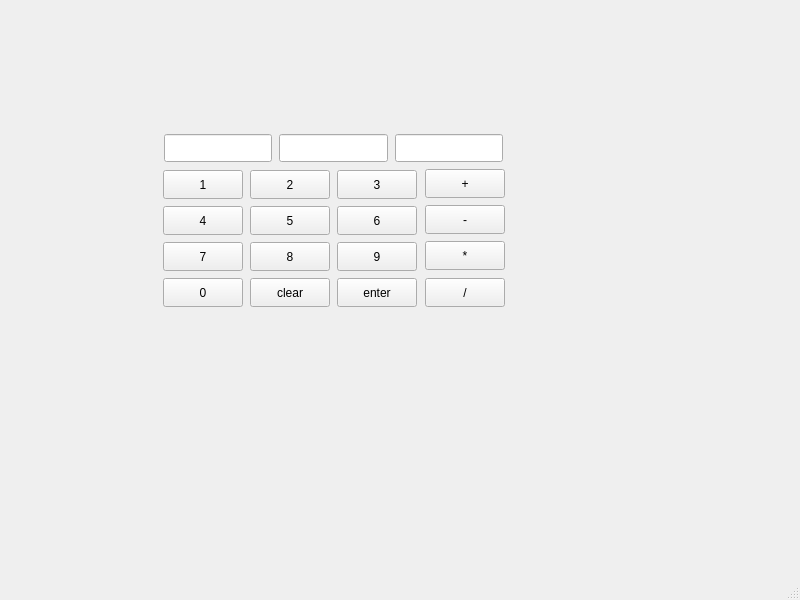
<?xml version="1.0" encoding="UTF-8"?>
<ui version="4.0">
 <class>MainWindow</class>
 <widget class="QMainWindow" name="MainWindow">
  <property name="geometry">
   <rect>
    <x>0</x>
    <y>0</y>
    <width>800</width>
    <height>600</height>
   </rect>
  </property>
  <property name="windowTitle">
   <string>MainWindow</string>
  </property>
  <widget class="QWidget" name="centralwidget">
   <widget class="QLineEdit" name="Number1">
    <property name="geometry">
     <rect>
      <x>164</x>
      <y>134</y>
      <width>108</width>
      <height>28</height>
     </rect>
    </property>
   </widget>
   <widget class="QLineEdit" name="Number2">
    <property name="geometry">
     <rect>
      <x>279</x>
      <y>134</y>
      <width>109</width>
      <height>28</height>
     </rect>
    </property>
   </widget>
   <widget class="QLineEdit" name="Result">
    <property name="geometry">
     <rect>
      <x>395</x>
      <y>134</y>
      <width>108</width>
      <height>28</height>
     </rect>
    </property>
   </widget>
   <widget class="QPushButton" name="N1">
    <property name="geometry">
     <rect>
      <x>163</x>
      <y>170</y>
      <width>80</width>
      <height>29</height>
     </rect>
    </property>
    <property name="text">
     <string>1</string>
    </property>
   </widget>
   <widget class="QPushButton" name="N2">
    <property name="geometry">
     <rect>
      <x>250</x>
      <y>170</y>
      <width>80</width>
      <height>29</height>
     </rect>
    </property>
    <property name="text">
     <string>2</string>
    </property>
   </widget>
   <widget class="QPushButton" name="N3">
    <property name="geometry">
     <rect>
      <x>337</x>
      <y>170</y>
      <width>80</width>
      <height>29</height>
     </rect>
    </property>
    <property name="text">
     <string>3</string>
    </property>
   </widget>
   <widget class="QPushButton" name="N4">
    <property name="geometry">
     <rect>
      <x>163</x>
      <y>206</y>
      <width>80</width>
      <height>29</height>
     </rect>
    </property>
    <property name="text">
     <string>4</string>
    </property>
   </widget>
   <widget class="QPushButton" name="N5">
    <property name="geometry">
     <rect>
      <x>250</x>
      <y>206</y>
      <width>80</width>
      <height>29</height>
     </rect>
    </property>
    <property name="text">
     <string>5</string>
    </property>
   </widget>
   <widget class="QPushButton" name="N7">
    <property name="geometry">
     <rect>
      <x>163</x>
      <y>242</y>
      <width>80</width>
      <height>29</height>
     </rect>
    </property>
    <property name="text">
     <string>7</string>
    </property>
   </widget>
   <widget class="QPushButton" name="N8">
    <property name="geometry">
     <rect>
      <x>250</x>
      <y>242</y>
      <width>80</width>
      <height>29</height>
     </rect>
    </property>
    <property name="text">
     <string>8</string>
    </property>
   </widget>
   <widget class="QPushButton" name="N9">
    <property name="geometry">
     <rect>
      <x>337</x>
      <y>242</y>
      <width>80</width>
      <height>29</height>
     </rect>
    </property>
    <property name="text">
     <string>9</string>
    </property>
   </widget>
   <widget class="QPushButton" name="N0">
    <property name="geometry">
     <rect>
      <x>163</x>
      <y>278</y>
      <width>80</width>
      <height>29</height>
     </rect>
    </property>
    <property name="text">
     <string>0</string>
    </property>
   </widget>
   <widget class="QPushButton" name="N6">
    <property name="geometry">
     <rect>
      <x>337</x>
      <y>206</y>
      <width>80</width>
      <height>29</height>
     </rect>
    </property>
    <property name="text">
     <string>6</string>
    </property>
   </widget>
   <widget class="QPushButton" name="add">
    <property name="geometry">
     <rect>
      <x>425</x>
      <y>169</y>
      <width>80</width>
      <height>29</height>
     </rect>
    </property>
    <property name="text">
     <string>+</string>
    </property>
   </widget>
   <widget class="QPushButton" name="sub">
    <property name="geometry">
     <rect>
      <x>425</x>
      <y>205</y>
      <width>80</width>
      <height>29</height>
     </rect>
    </property>
    <property name="text">
     <string>-</string>
    </property>
   </widget>
   <widget class="QPushButton" name="div">
    <property name="geometry">
     <rect>
      <x>425</x>
      <y>278</y>
      <width>80</width>
      <height>29</height>
     </rect>
    </property>
    <property name="text">
     <string>/</string>
    </property>
   </widget>
   <widget class="QPushButton" name="mul">
    <property name="geometry">
     <rect>
      <x>425</x>
      <y>241</y>
      <width>80</width>
      <height>29</height>
     </rect>
    </property>
    <property name="text">
     <string>*</string>
    </property>
   </widget>
   <widget class="QPushButton" name="clear">
    <property name="geometry">
     <rect>
      <x>250</x>
      <y>278</y>
      <width>80</width>
      <height>29</height>
     </rect>
    </property>
    <property name="text">
     <string>clear</string>
    </property>
   </widget>
   <widget class="QPushButton" name="enter">
    <property name="geometry">
     <rect>
      <x>337</x>
      <y>278</y>
      <width>80</width>
      <height>29</height>
     </rect>
    </property>
    <property name="text">
     <string>enter</string>
    </property>
   </widget>
  </widget>
  <widget class="QMenuBar" name="menubar">
   <property name="geometry">
    <rect>
     <x>0</x>
     <y>0</y>
     <width>800</width>
     <height>25</height>
    </rect>
   </property>
  </widget>
  <widget class="QStatusBar" name="statusbar"/>
 </widget>
 <resources/>
 <connections/>
</ui>
